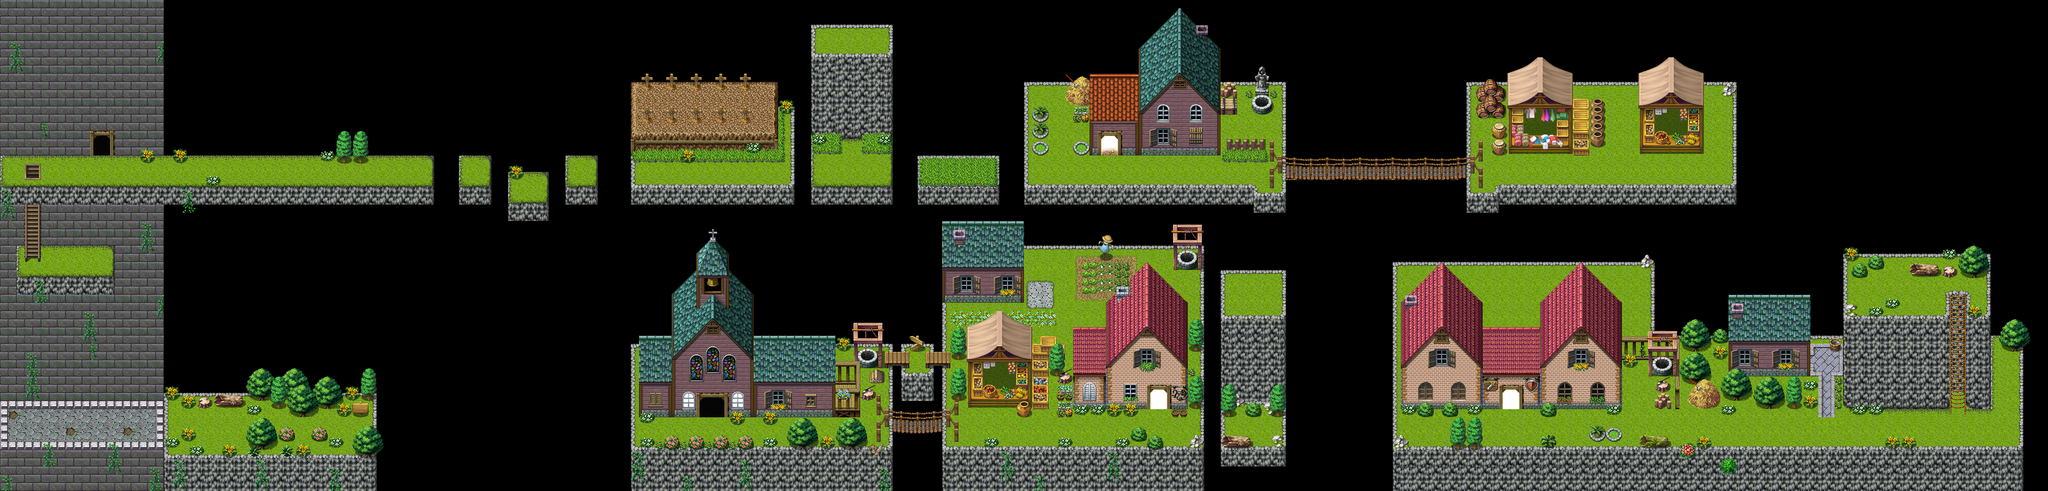

This game map was drawn from its Tiled (.tmx) file and the tilesets committed beside it. A one-line description and the trimmed map source follow:
An orthogonal 250x60 tile map with 16x16 px tiles, 5 tile layers (map, background, background2, foreground, ...), 10 tilesets and 59 objects (8x npc, 8x accessory, 7x itembox, 6x door, 3x floor, ...).

<map version="1.0" tiledversion="1.0.2" orientation="orthogonal" renderorder="right-down" width="250" height="60" tilewidth="16" tileheight="16" nextobjectid="68">
 <tileset firstgid="1" name="A1" tilewidth="16" tileheight="16" tilecount="768" columns="32">
  <image source="TileA1.png" width="512" height="384" />
 </tileset>
 <tileset firstgid="769" name="A2" tilewidth="16" tileheight="16" tilecount="768" columns="32">
  <image source="TileA2.png" width="512" height="384" />
 </tileset>
 <tileset firstgid="1537" name="A3" tilewidth="16" tileheight="16" tilecount="512" columns="32">
  <image source="TileA3.png" width="512" height="256" />
 </tileset>
 <tileset firstgid="2049" name="A4" tilewidth="16" tileheight="16" tilecount="960" columns="32">
  <image source="TileA4.png" width="512" height="480" />
 </tileset>
 <tileset firstgid="3009" name="A5" tilewidth="16" tileheight="16" tilecount="512" columns="16">
  <image source="TileA5.png" width="256" height="512" />
 </tileset>
 <tileset firstgid="3521" name="B" tilewidth="16" tileheight="16" tilecount="1024" columns="32">
  <image source="TileB.png" width="512" height="512" />
 </tileset>
 <tileset firstgid="4545" name="C" tilewidth="16" tileheight="16" tilecount="1024" columns="32">
  <image source="TileC.png" width="512" height="512" />
 </tileset>
 <tileset firstgid="5569" name="D" tilewidth="16" tileheight="16" tilecount="1024" columns="32">
  <image source="TileD.png" width="512" height="512" />
 </tileset>
 <tileset firstgid="6593" name="E" tilewidth="16" tileheight="16" tilecount="1024" columns="32">
  <image source="TileE.png" width="512" height="512" />
 </tileset>
 <tileset firstgid="7617" name="F" tilewidth="16" tileheight="16" tilecount="480" columns="30">
  <image source="chip01e_exterior.png" width="480" height="256" />
 </tileset>
 <layer name="map" width="250" height="60">
  <data>[15000 cells, 7032 non-empty, 173 distinct tile ids]</data>
 </layer>
 <layer name="background" width="250" height="60">
  <data>[15000 cells, 2823 non-empty, 810 distinct tile ids]</data>
 </layer>
 <layer name="background2" width="250" height="60">
  <data>[15000 cells, 722 non-empty, 390 distinct tile ids]</data>
 </layer>
 <layer name="foreground" width="250" height="60">
  <data>[15000 cells, 258 non-empty, 98 distinct tile ids]</data>
 </layer>
 <layer name="foreground2" width="250" height="60">
  <data>[15000 cells, 0 non-empty, 0 distinct tile ids]</data>
 </layer>
 <objectgroup color="#800040" name="collision">
  <object id="1" x="0" y="832" width="736" height="128" />
  <object id="4" x="1232" y="832" width="512" height="128" />
  <object id="5" x="1744" y="832" width="96" height="16" />
  <object id="6" x="1840" y="832" width="512" height="128" />
  <object id="8" x="1232" y="336" width="320" height="64" />
  <object id="14" x="2384" y="832" width="128" height="80" />
  <object id="21" x="1584" y="336" width="160" height="64" />
  <object id="23" x="2720" y="832" width="1232" height="80" />
  <object id="30" x="1104" y="336" width="64" height="64" />
  <object id="31" x="992" y="368" width="80" height="64" />
  <object id="32" x="896" y="336" width="64" height="64" />
  <object id="33" x="0" y="336" width="848" height="64" />
  <object id="37" x="32" y="512" width="192" height="64" />
  <object id="38" type="stairs" x="60" y="336" width="8" height="176" />
  <object id="43" x="2384" y="576" width="128" height="80" />
  <object id="46" x="3600" y="560" width="284" height="60" />
  <object id="48" type="ladder" x="3820" y="560" width="8" height="268" />
  <object id="51" x="2000" y="336" width="512" height="60" />
  <object id="52" x="2864" y="336" width="528" height="64" />
  <object id="53" x="2512" y="336" width="352" height="16" />
  <object id="55" x="1792" y="336" width="160" height="64" />
  <object id="56" x="1584" y="80" width="160" height="28" />
 </objectgroup>
 <objectgroup name="event">
  <object id="2" name="start" type="player" x="96" y="800" width="32" height="32">
   <properties>
    <property name="direction" type="int" value="0" />
   </properties>
  </object>
  <object id="3" type="floor" x="768" y="832" width="144" height="64">
   <properties>
    <property name="index" type="int" value="1" />
    <property name="moveAngle" type="int" value="0" />
    <property name="moveLength" type="int" value="256" />
    <property name="moveSpeed" type="int" value="120" />
    <property name="moveWait" type="int" value="0" />
   </properties>
  </object>
  <object id="7" type="message" x="688" y="784" width="32" height="32">
   <properties>
    <property name="text" value="終焉の街→" />
   </properties>
  </object>
  <object id="10" name="mapswitch" type="door" x="2247" y="720" width="32" height="95">
   <properties>
    <property name="enterOffset" type="int" value="-16" />
    <property name="lock" type="bool" value="false" />
    <property name="nextID" type="int" value="7" />
    <property name="offset" type="int" value="48" />
    <property name="toLayerNumber" type="int" value="1" />
    <property name="visible" type="bool" value="true" />
   </properties>
  </object>
  <object id="11" name="npc" type="npc" x="1296" y="800" width="32" height="32">
   <properties>
    <property name="actor" type="int" value="19" />
    <property name="direction" type="int" value="90" />
    <property name="isMove" type="bool" value="true" />
    <property name="territory" type="int" value="128" />
    <property name="text">ここは終焉の街
楽園に行くのを諦めた奴らの吹き溜まりさ</property>
   </properties>
  </object>
  <object id="13" name="mapswitch" type="door" x="1360" y="740" width="64" height="76">
   <properties>
    <property name="enterOffset" type="int" value="0" />
    <property name="lock" type="bool" value="false" />
    <property name="nextID" type="int" value="10" />
    <property name="offset" type="int" value="32" />
    <property name="toLayerNumber" type="int" value="1" />
    <property name="visible" type="bool" value="false" />
   </properties>
  </object>
  <object id="15" name="npc" type="npc" x="1904" y="800" width="32" height="32">
   <properties>
    <property name="actor" type="int" value="108" />
    <property name="direction" type="int" value="90" />
    <property name="isMove" type="bool" value="true" />
    <property name="territory" type="int" value="128" />
    <property name="text">人が来るなんて珍しいな
ここから上の階層はバケモノばかりだ
アンタもこの街でゆっくりしてくといい</property>
   </properties>
  </object>
  <object id="16" name="lamp" type="accessory" x="148" y="744" width="24" height="32">
   <properties>
    <property name="level" type="int" value="1" />
   </properties>
  </object>
  <object id="17" name="lamp" type="accessory" x="264" y="744" width="24" height="32">
   <properties>
    <property name="level" type="int" value="1" />
   </properties>
  </object>
  </objectgroup>
</map>
<!-- 28 of 59 objects omitted -->
